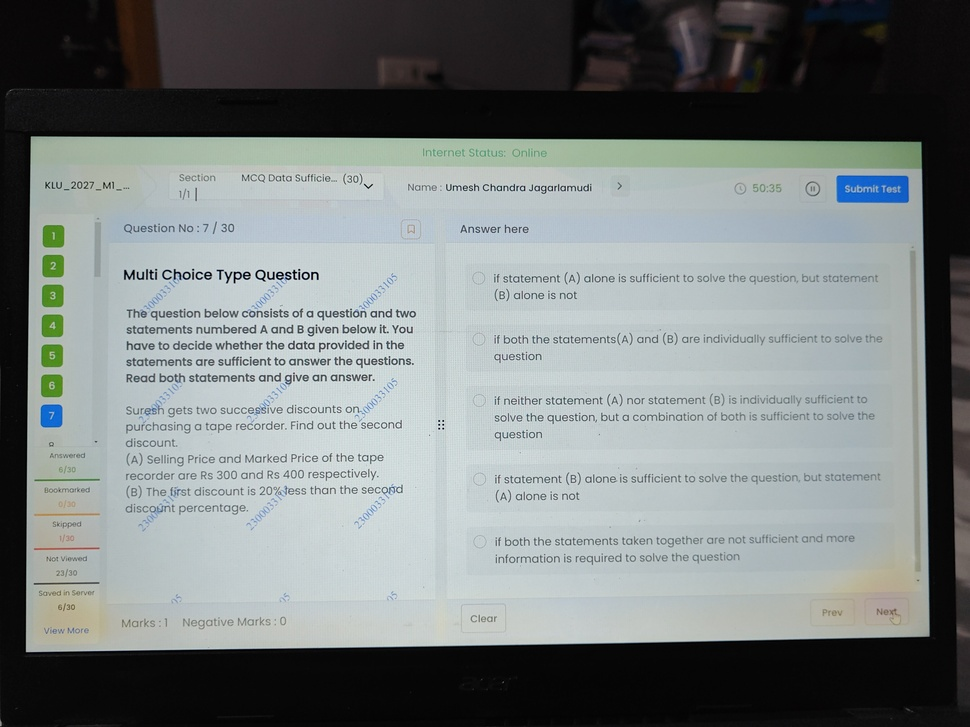
#> input picture datasets/test-images/scroll/IMG20260326002106.jpg, 970 x 727 px, shrunk from 4096 x 3072 before the run; its folder holds only this picture in this run
$ python calibrate_scroll.py ../datasets/test-images/scroll/IMG20260326002106.jpg
#> lines starting #> are read from the running program, lines starting #| are printed output that depends on the picture; after the words box and inside, x2 and y2 are one past the last pixel; in counts of white or black regions, pixels touching at a corner belong together
"""
Simulato — CV Scroll Detector Calibration Tool

Run this on your exam screen photos to see exactly what the
scroll detector sees. It outputs per-image scores and a
PASS/FAIL summary so we can tune thresholds.

Usage:
    python scripts/calibrate_scroll.py <image_or_folder> [--label scroll|noscroll]

Examples:
    # Test a single image (unknown label):
    python scripts/calibrate_scroll.py datasets/calibration/sample1.jpg

    # Test a folder of "needs scroll" images:
    python scripts/calibrate_scroll.py datasets/calibration/scroll --label scroll

    # Test a folder of "no scroll" images:
    python scripts/calibrate_scroll.py datasets/calibration/noscroll --label noscroll

    # Test all images in calibration folder (auto-detect label from subfolder name):
    python scripts/calibrate_scroll.py datasets/calibration/
"""

import sys
import os
from pathlib import Path

# Allow running from project root or scripts/
PROJECT_ROOT = Path(__file__).resolve().parent.parent
sys.path.insert(0, str(PROJECT_ROOT))

import cv2
import numpy as np


# ======================================================================
# These are the CURRENT thresholds from scroll_detector.py
# Change them here to test different values, then copy back
# ======================================================================
SCROLLBAR_EDGE_WIDTH = 30
SCROLLBAR_MIN_HEIGHT_RATIO = 0.3
BOTTOM_TEXT_DENSITY_THRESHOLD = 0.05
TEXT_DISTRIBUTION_RATIO = 0.65
DECISION_THRESHOLD = 0.5   # max(scores) > this → "needs scroll"


def detect_scrollbar(img):
    """Detect scrollbar on right edge."""
    h, w = img.shape[:2]
    right_strip = img[:, max(0, w - SCROLLBAR_EDGE_WIDTH):w]
    gray = cv2.cvtColor(right_strip, cv2.COLOR_BGR2GRAY)

    _, binary = cv2.threshold(gray, 0, 255, cv2.THRESH_BINARY + cv2.THRESH_OTSU)
    col_sums = np.sum(binary == 0, axis=1)
    continuous_dark = 0
    max_continuous = 0
    for val in col_sums:
        if val > SCROLLBAR_EDGE_WIDTH * 0.3:
            continuous_dark += 1
            max_continuous = max(max_continuous, continuous_dark)
        else:
            continuous_dark = 0

    ratio = max_continuous / max(h, 1)
    if ratio > SCROLLBAR_MIN_HEIGHT_RATIO and ratio < 0.9:
        return min(ratio * 1.5, 1.0), ratio
    return ratio * 0.3, ratio


def detect_clipped_text(img):
    """Detect text clipped at bottom."""
    h, w = img.shape[:2]
    bottom_strip = img[int(h * 0.85):h, :]
    gray = cv2.cvtColor(bottom_strip, cv2.COLOR_BGR2GRAY)

    edges = cv2.Canny(gray, 50, 150)
    edge_density = float(np.count_nonzero(edges)) / max(edges.size, 1)

    if edge_density > BOTTOM_TEXT_DENSITY_THRESHOLD:
        score = min(edge_density / (BOTTOM_TEXT_DENSITY_THRESHOLD * 2), 1.0)
    else:
        score = edge_density / BOTTOM_TEXT_DENSITY_THRESHOLD * 0.3
    return score, edge_density


def detect_uneven_distribution(img):
    """Detect content concentrated in top half."""
    gray = cv2.cvtColor(img, cv2.COLOR_BGR2GRAY)
    edges = cv2.Canny(gray, 50, 150)
    h = edges.shape[0]

    top_half = edges[:h // 2, :]
    bottom_half = edges[h // 2:, :]

    top_density = float(np.count_nonzero(top_half)) / max(top_half.size, 1)
    bottom_density = float(np.count_nonzero(bottom_half)) / max(bottom_half.size, 1)

    if top_density > 0 and bottom_density > 0:
        ratio = top_density / (top_density + bottom_density)
        if ratio > TEXT_DISTRIBUTION_RATIO:
            return min((ratio - 0.5) * 2, 1.0), ratio, top_density, bottom_density
    return 0.0, 0.0, top_density, bottom_density


def analyze_image(image_path, expected_label=None):
    """Analyze a single image and return detailed results."""
    img = cv2.imread(str(image_path))
    if img is None:
        return {"error": f"Could not read: {image_path}"}

    h, w = img.shape[:2]

    scrollbar_score, scrollbar_ratio = detect_scrollbar(img)
    text_clip_score, edge_density = detect_clipped_text(img)
    distrib_score, distrib_ratio, top_d, bot_d = detect_uneven_distribution(img)

    max_score = max(scrollbar_score, text_clip_score, distrib_score)
    prediction = "SCROLL" if max_score > DECISION_THRESHOLD else "NO_SCROLL"

    correct = None
    if expected_label is not None:
        expected = "SCROLL" if expected_label == "scroll" else "NO_SCROLL"
        correct = prediction == expected

    return {
        "file": image_path.name,
        "size": f"{w}x{h}",
        "scrollbar_score": scrollbar_score,
        "scrollbar_ratio": scrollbar_ratio,
        "text_clip_score": text_clip_score,
        "edge_density": edge_density,
        "distrib_score": distrib_score,
        "distrib_ratio": distrib_ratio,
        "top_density": top_d,
        "bottom_density": bot_d,
        "max_score": max_score,
        "prediction": prediction,
        "correct": correct,
    }


def print_result(r):
    """Print one image's analysis in a readable format."""
    if "error" in r:
        print(f"  ❌ {r['error']}")
        return

    status = ""
    if r["correct"] is True:
        status = " ✅"
    elif r["correct"] is False:
        status = " ❌ WRONG"

    print(f"\n  📷 {r['file']} ({r['size']})")
    print(f"  ├─ Scrollbar:    score={r['scrollbar_score']:.3f}  (dark_ratio={r['scrollbar_ratio']:.3f})")
    print(f"  ├─ Text clip:    score={r['text_clip_score']:.3f}  (edge_density={r['edge_density']:.4f})")
    print(f"  ├─ Distribution: score={r['distrib_score']:.3f}  (top/total={r['distrib_ratio']:.3f}, top={r['top_density']:.4f}, bot={r['bottom_density']:.4f})")
    print(f"  └─ RESULT: {r['prediction']} (max_score={r['max_score']:.3f}){status}")


def main():
    if len(sys.argv) < 2:
        print(__doc__)
        sys.exit(1)

    target = Path(sys.argv[1])
    label = None

    if "--label" in sys.argv:
        idx = sys.argv.index("--label")
        if idx + 1 < len(sys.argv):
            label = sys.argv[idx + 1].lower()

    image_exts = {".jpg", ".jpeg", ".png", ".bmp", ".webp"}

    # Collect images
    images = []
    if target.is_file():
        images.append((target, label))
    elif target.is_dir():
        # Check for scroll/ and noscroll/ subfolders
        scroll_dir = target / "scroll"
        noscroll_dir = target / "noscroll"
        if scroll_dir.is_dir() or noscroll_dir.is_dir():
            if scroll_dir.is_dir():
                for f in sorted(scroll_dir.iterdir()):
                    if f.suffix.lower() in image_exts:
                        images.append((f, "scroll"))
            if noscroll_dir.is_dir():
                for f in sorted(noscroll_dir.iterdir()):
                    if f.suffix.lower() in image_exts:
                        images.append((f, "noscroll"))
        else:
            for f in sorted(target.iterdir()):
                if f.suffix.lower() in image_exts:
                    images.append((f, label))

    if not images:
        print("No images found!")
        sys.exit(1)

    print("=" * 60)
    print("  SIMULATO — Scroll Detector Calibration")
    print("=" * 60)
    print(f"\n  Thresholds:")
    print(f"    SCROLLBAR_EDGE_WIDTH         = {SCROLLBAR_EDGE_WIDTH}")
    print(f"    SCROLLBAR_MIN_HEIGHT_RATIO   = {SCROLLBAR_MIN_HEIGHT_RATIO}")
    print(f"    BOTTOM_TEXT_DENSITY_THRESHOLD = {BOTTOM_TEXT_DENSITY_THRESHOLD}")
    print(f"    TEXT_DISTRIBUTION_RATIO       = {TEXT_DISTRIBUTION_RATIO}")
    print(f"    DECISION_THRESHOLD            = {DECISION_THRESHOLD}")
    print(f"\n  Images: {len(images)}")

    results = []
    for img_path, img_label in images:
        r = analyze_image(img_path, img_label)
#> in analyze_image, img is the input picture: shape (727, 970, 3); mean B, G, R 127.8, 128.2, 122
#> in detect_scrollbar, `right_strip = img[:, max(0, w - SCROLLBAR_EDGE_WIDTH):w]`:
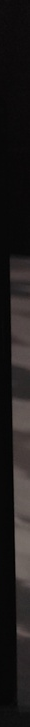
#> right_strip: shape (727, 30, 3); mean B, G, R 27.2, 27.5, 30.5
#> in detect_scrollbar, `_, binary = cv2.threshold(gray, 0, 255, cv2.THRESH_BINARY + cv2.THRESH..`:
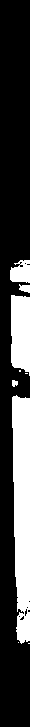
#> binary: shape (727, 30); 25.7% white; 9 white regions (4 under 20 px), largest, box (x1, y1, x2, y2) and area: (12, 395, 30, 644) 3759, (11, 295, 30, 376) 1380, (10, 260, 30, 283) 364, (19, 284, 30, 293) 70, (12, 380, 18, 387) 33
#> in detect_scrollbar, `col_sums = np.sum(binary == 0, axis=1)`: col_sums = 727 values, max 30 at index 0, min 10 at index 270, mean 22.28
#> in detect_scrollbar, `ratio = max_continuous / max(h, 1)`: ratio = 1
#> in analyze_image, `scrollbar_score, scrollbar_ratio = detect_scrollbar(img)`: scrollbar_score = 0.3; scrollbar_ratio = 1
#> in detect_clipped_text, `bottom_strip = img[int(h * 0.85):h, :]`:
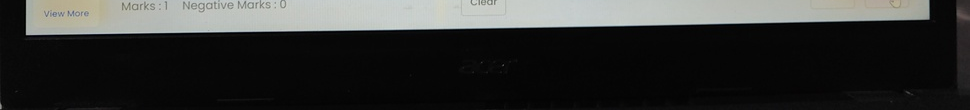
#> bottom_strip: shape (110, 970, 3); mean B, G, R 50.2, 51.6, 50.6
#> in detect_clipped_text, `edges = cv2.Canny(gray, 50, 150)`:
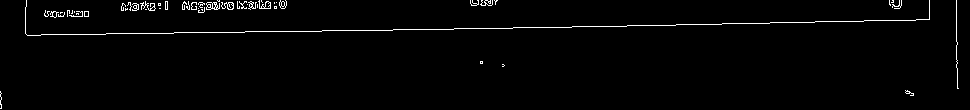
#> edges: shape (110, 970); 1.8% white in thin lines or dots
#> in detect_clipped_text, `edge_density = float(np.count_nonzero(edges)) / max(edges.size, 1)`: edge_density = 0.0176
#> in detect_clipped_text, `score = edge_density / BOTTOM_TEXT_DENSITY_THRESHOLD * 0.3`: score = 0.105
#> in analyze_image, `text_clip_score, edge_density = detect_clipped_text(img)`: edge_density = 0.0176
#> in detect_uneven_distribution, `edges = cv2.Canny(gray, 50, 150)`:
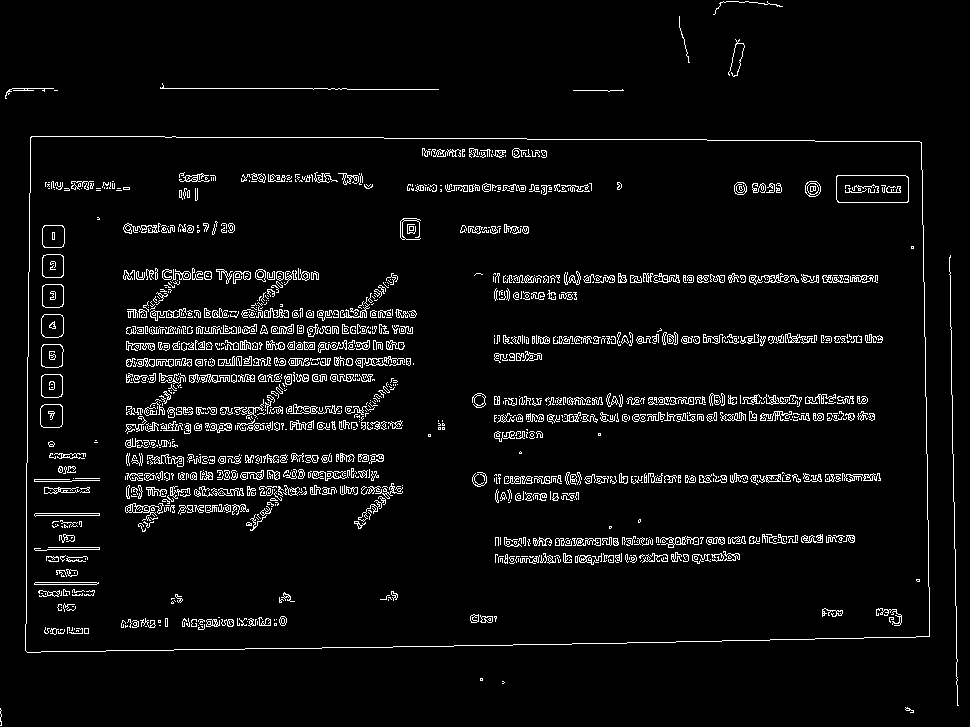
#> edges: shape (727, 970); 4.7% white in thin lines or dots
#> in detect_uneven_distribution, `top_half = edges[:h // 2, :]`:
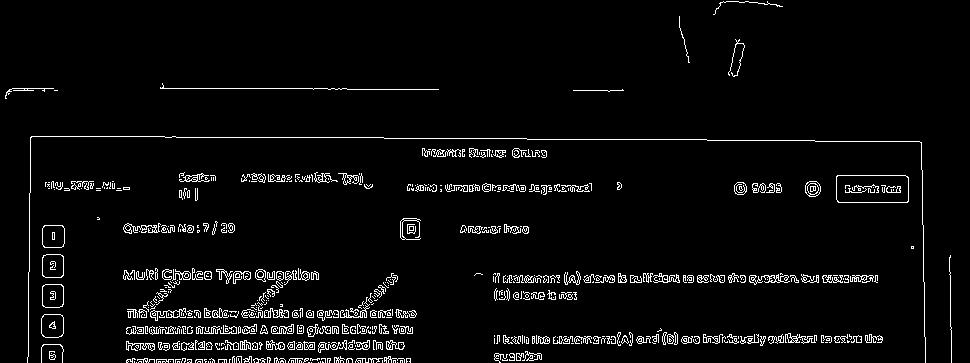
#> top_half: shape (363, 970); 4.1% white in thin lines or dots
#> in detect_uneven_distribution, `bottom_half = edges[h // 2:, :]`:
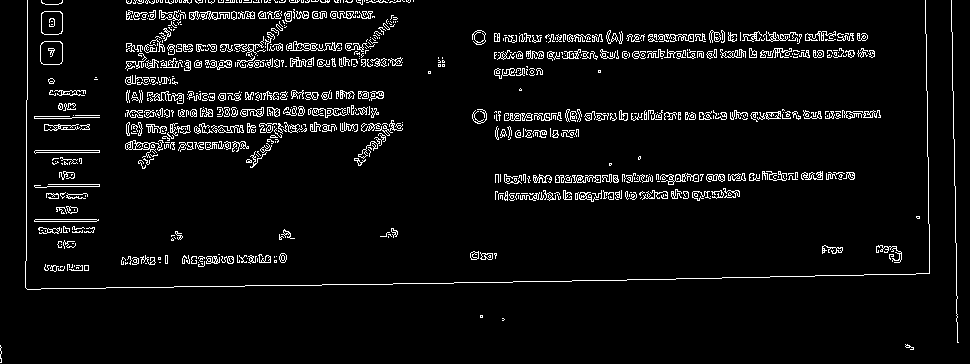
#> bottom_half: shape (364, 970); 5.4% white in thin lines or dots
#> in detect_uneven_distribution, `top_density = float(np.count_nonzero(top_half)) / max(top_half.size, 1)`: top_density = 0.041
#> in detect_uneven_distribution, `bottom_density = float(np.count_nonzero(bottom_half)) / max(bottom_hal..`: bottom_density = 0.0538
#> in detect_uneven_distribution, `ratio = top_density / (top_density + bottom_density)`: ratio = 0.432
#> in analyze_image, `distrib_score, distrib_ratio, top_d, bot_d = detect_uneven_distributio..`: distrib_score = 0; top_d = 0.041; bot_d = 0.0538
#> in analyze_image, `max_score = max(scrollbar_score, text_clip_score, distrib_score)`: max_score = 0.3
#> in analyze_image, `prediction = "SCROLL" if max_score > DECISION_THRESHOLD else "NO_SCROLL"`: prediction = 'NO_SCROLL'
#> r = 13 items
        results.append(r)
        print_result(r)
#|   📷 IMG20260326002106.jpg (970x727)
#|   ├─ Scrollbar:    score=0.300  (dark_ratio=1.000)
#|   ├─ Text clip:    score=0.105  (edge_density=0.0176)
#|   ├─ Distribution: score=0.000  (top/total=0.000, top=0.0410, bot=0.0538)
#|   └─ RESULT: NO_SCROLL (max_score=0.300)

    # Summary
    valid = [r for r in results if "error" not in r]
#> valid = 1 item
    labeled = [r for r in valid if r["correct"] is not None]
#> labeled = []

    print("\n" + "=" * 60)
    print("  SUMMARY")
    print("=" * 60)
    print(f"  Total images:  {len(results)}")
#|   Total images:  1
    print(f"  Predicted SCROLL:    {sum(1 for r in valid if r['prediction'] == 'SCROLL')}")
#|   Predicted SCROLL:    0
    print(f"  Predicted NO_SCROLL: {sum(1 for r in valid if r['prediction'] == 'NO_SCROLL')}")
#|   Predicted NO_SCROLL: 1

    if labeled:
        correct_count = sum(1 for r in labeled if r["correct"])
        accuracy = correct_count / len(labeled) * 100
        print(f"\n  Labeled: {len(labeled)}")
        print(f"  Correct: {correct_count}/{len(labeled)} ({accuracy:.0f}%)")

        wrong = [r for r in labeled if not r["correct"]]
        if wrong:
            print(f"\n  ❌ MISCLASSIFIED ({len(wrong)}):")
            for r in wrong:
                print(f"     {r['file']}: predicted {r['prediction']}, max_score={r['max_score']:.3f}")
    else:
        print("\n  (No labels provided — add --label scroll/noscroll or use subfolders)")

    print()


if __name__ == "__main__":
    main()
